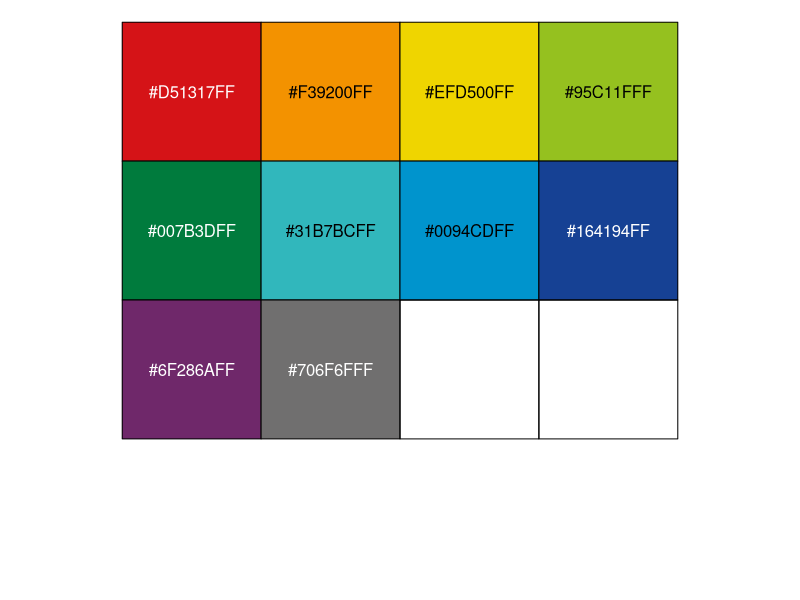
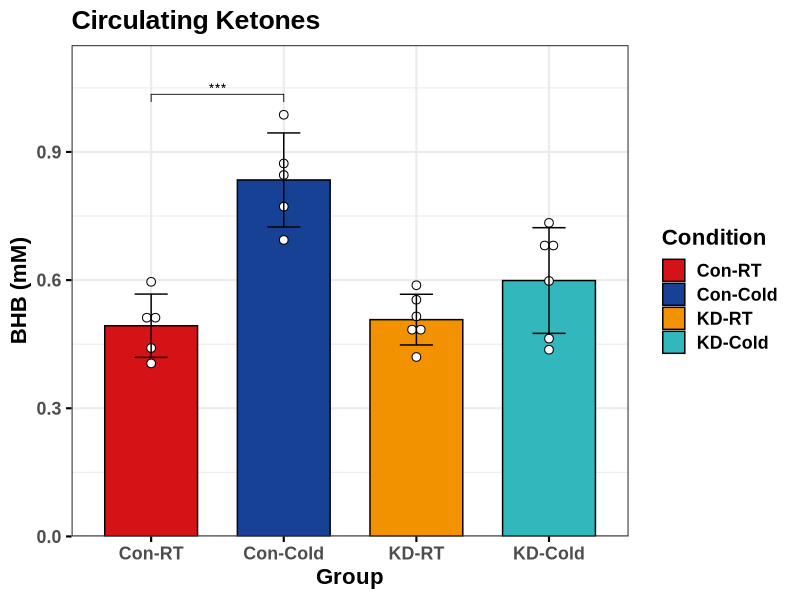
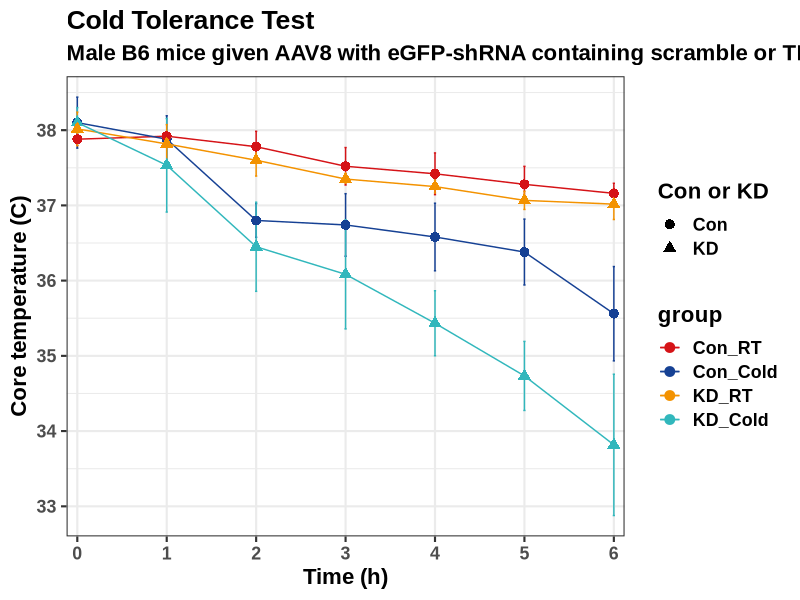
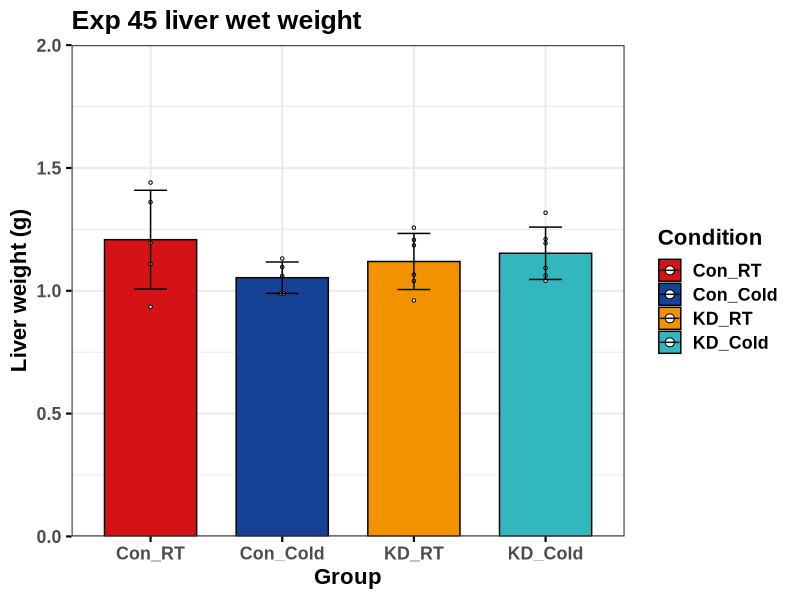
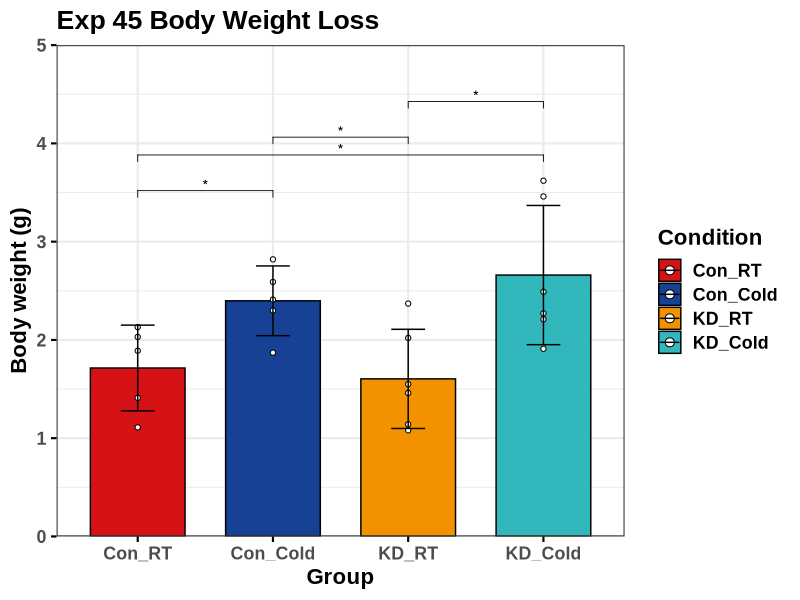
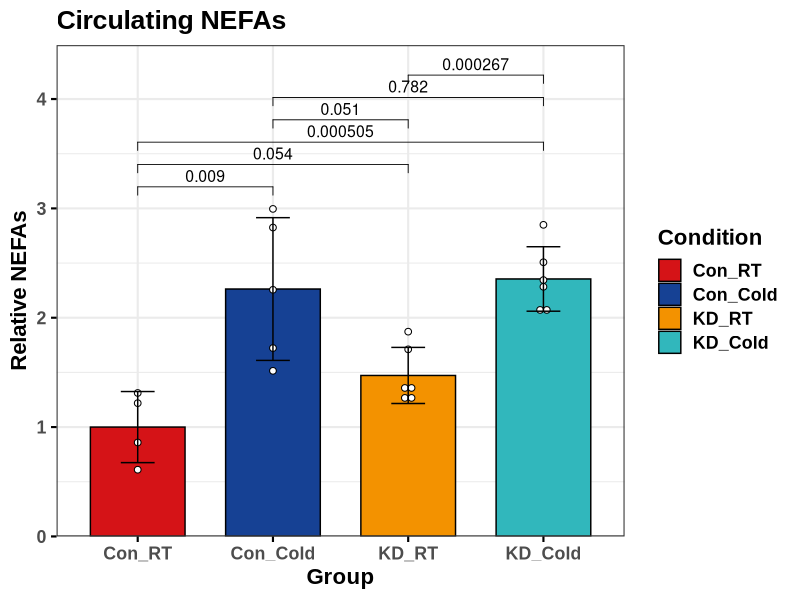
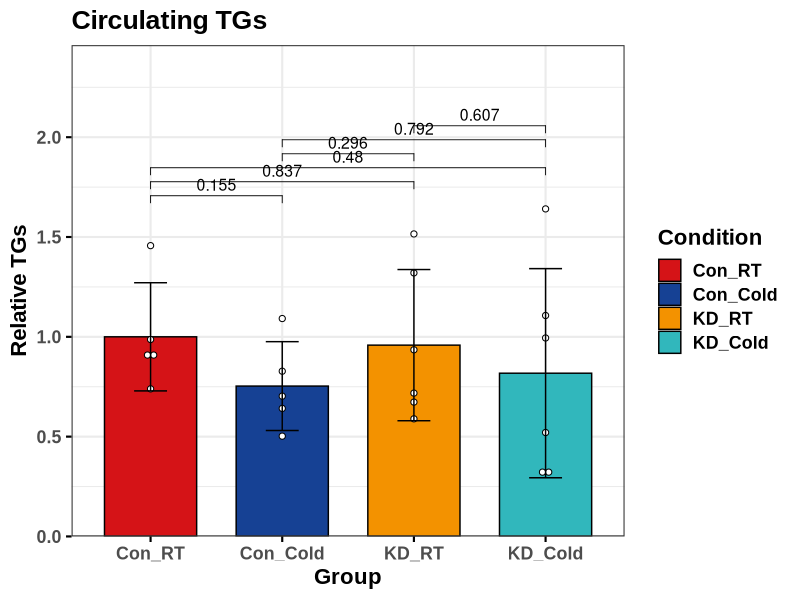
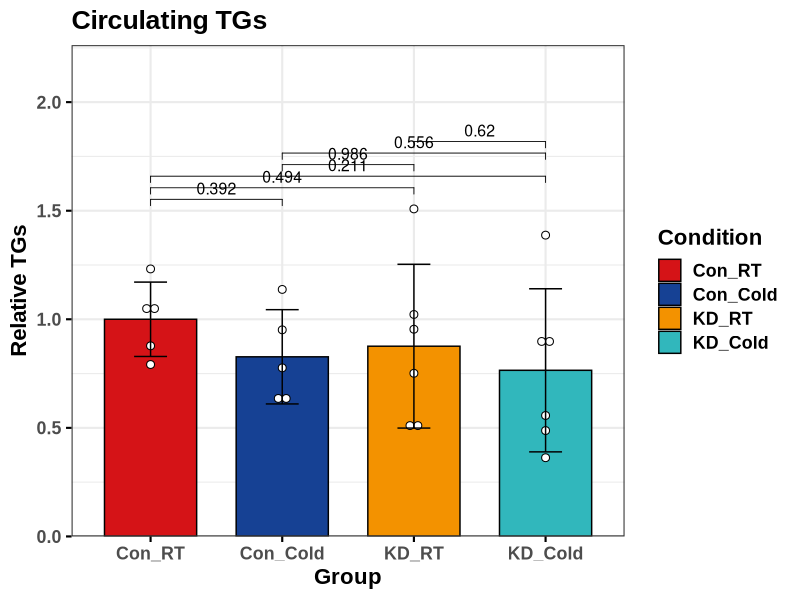

Reproduce these figures in R, in order.
## ---- chunk 1
if(!require(tidyverse)){install.packages("tidyverse")}
if(!require(readxl)){install.packages("readxl")}
if(!require(ggpubr)){install.packages("ggpubr")}
if(!require(RColorBrewer)){install.packages("RColorBrewer")}
if(!require(ggsci)){install.packages("ggsci")}
if(!require(scales)){install.packages("scales")}
if(!require(Cairo)){install.packages("Cairo")}
if(!require(rstatix)){install.packages("rstatix")}

show_col(pal_frontiers("default")(10))
pal_45 <- c("#D51317", "#164194", "#F39200FF", "#31B7BCFF")
## ---- chunk 2
mdat <- read_xlsx("data/Met_assays/2023_0321_Exp45_Ketone_final.xlsx", sheet = "Final")

mdat$Condition <- factor(mdat$Condition, levels = c("Con-RT", "Con-Cold",
                                                    "KD-RT", "KD-Cold")
                         )
mdat$Genotype <- gsub("-.*", "", mdat$Condition)

p0 <- ggbarplot(data = mdat, x = "Condition", y = "Conc_mM", fill = "Condition",
          add = c('mean_sd', 'dotplot'),
          add.params = list(width = 0.25,
                            binwidth = 0.05*min(mdat$Conc_mM,
                                               na.rm = T)
                            ),
          position = position_dodge(0.9)
          ) +
  scale_y_continuous(limits = c(0, 1.15), expand = c(0,0)
                     ) +
  theme_bw(base_size = 16, base_family = "Arial") +
  theme(text = element_text(colour = 'black', 
                                  family = "Arial", 
                                  size = 16, 
                                  face = "bold")
        )
                   

p1 <- ggpar(p0, palette = pal_45, title = "Circulating Ketones",
            ylab = "BHB (mM)", xlab = "Group") 

stat.test <- mdat |>
  na.omit() |>
  t_test(Conc_mM ~ Condition) |>
  adjust_pvalue(method = "none") |>
  add_significance("p")

stat.test$p.adj.signif <- stat.test$p.signif
stat.test <- stat.test |>
  na.omit() |>
  add_xy_position(fun = "max") 

p2 <- p1 + stat_pvalue_manual(step.increase = 0,
  stat.test, label = "p.signif", 
  tip.length = 0.02, size = 4,
  hide.ns = T)

CairoPDF(file = "output/Fig4/Fig4C_Exp45_ketone.pdf", height = 8, width = 8)
  print(p2)
dev.off()
## ---- chunk 3
mdat <- read_xlsx("data/Exp45/Exp_45_data.xlsx", sheet = "Sheet2")

temp <- mdat |> select(`Con or KD`, `Exp ID #`, RT_Cold, `T-0h`:`T-6h`)
temp <- temp |> 
  group_by(`Con or KD`, RT_Cold) |>
  pivot_longer(cols = starts_with("T"),
               names_to = "Time", 
               values_to = "Temp")

temp_sum <- temp |> 
  group_by(`Con or KD`, RT_Cold, Time) |>
  summarise(
    mean = mean(Temp, na.rm = T),
    sd = sd(Temp,na.rm = T)
  )
  
temp_sum$group <- paste0(temp_sum$`Con or KD`, "_", temp_sum$RT_Cold)
temp_sum$group <- factor(temp_sum$group, 
                         levels = c("Con_RT", "Con_Cold",
                                    "KD_RT", "KD_Cold"))

p0 <- temp_sum |> ggplot(aes(x=Time, y=mean, group=group, color=group, shape =`Con or KD`)) + 
  geom_errorbar(aes(ymin=mean-sd, ymax=mean+sd), width=.1, 
                position=position_dodge(0.00)) +
  geom_line() + geom_point(size = 3) +
  scale_color_manual(values = c("#D51317", "#164194", 
                                "#F39200FF", "#31B7BCFF")
                     ) +
  scale_x_discrete(labels = c("0", "1", "2", "3", "4", "5", "6"), expand = c(0.02, 0.0)) +
  xlab("Time (h)") +
  ylab("Core temperature (C)") +
  ggtitle("Cold Tolerance Test", 
          subtitle = "Male B6 mice given AAV8 with eGFP-shRNA containing scramble or TFEB target sequence.") +
  theme_bw(base_size = 16, base_family = "Arial") + 
  theme(text = element_text(face = "bold")
        )
  

CairoPDF(file = "output/Fig4/Fig4A_Exp45_CTT_wide.pdf", height = 8, width = 12)
  print(p0)
dev.off()

# Add significance in AI
temp_6h <- temp |> filter(Time == "T-2h")
temp_6h$`Con or KD` <- factor(temp_6h$`Con or KD`)
temp_6h$RT_Cold <- factor(temp_6h$RT_Cold)
names(temp_6h)[1] <- "Genotype"

summary(aov(temp_6h$Temp ~ temp_6h$Genotype*temp_6h$RT_Cold))

stat.test <- temp_6h |> group_by(Genotype) |>
  t_test(Temp ~ RT_Cold) 


stat.test2 <- temp_6h |> group_by(RT_Cold) |>
  t_test(Temp ~ Genotype) 

summary(aov(temp_6h$Temp ~ temp_6h$Genotype*temp_6h$RT_Cold))
## ---- chunk 4
mdat <- read_xlsx("data/Exp45/Exp_45_data.xlsx", sheet = "Sheet2")
temp <- mdat |> select(`Con or KD`, `Exp ID #`, RT_Cold, 
                       `Liver wet weight (g)`)

names(temp) <- c("Genotype", "ID", "Temp", "Liver")

temp <- temp |>
  pivot_longer(-c(Genotype, ID, Temp),
               names_to = "weight", 
               values_to = "g")

temp <- temp |> mutate(Condition = paste0(Genotype, "_", Temp))

temp$Condition <- factor(temp$Condition, levels = c("Con_RT", "Con_Cold",
                                                    "KD_RT", "KD_Cold")
                         )

p0 <- ggbarplot(data = temp, x = "Condition", y = "g", 
                fill = "Condition", color = "Condition",
          add = c('mean_sd', 'dotplot'),
          add.params = list(width = 0.25,
                            binwidth = 0.015*min(temp$g,
                                               na.rm = T)
                            ),
          position = position_dodge(0.9)
          ) +
  scale_y_continuous(limits = c(0, 2), expand = c(0,0)
                     ) +
  theme_bw(base_size = 16, base_family = "Arial") +
  theme(text = element_text(colour = 'black', 
                                  family = "Arial", 
                                  size = 16, 
                                  face = "bold")
        )
                   

p1 <- ggpar(p0, palette = pal_45, title = "Exp 45 liver wet weight",
            ylab = "Liver weight (g)", xlab = "Group") +
  scale_color_manual(values = c("black", "black", "black", "black"))

stat.test <- temp |>
  na.omit() |>
  t_test(g ~ Condition) |>
  adjust_pvalue(method = "none") |>
  add_significance("p")

stat.test$p.adj.signif <- stat.test$p.signif
stat.test <- stat.test |>
  na.omit() |>
  add_xy_position(fun = "max", "Condition") 

p2 <- p1 + stat_pvalue_manual(step.increase = 0,
  stat.test, label = "p.signif", 
  tip.length = 0.02, size = 4,
  hide.ns = T)

CairoPDF(file = "output/Fig4/SFig4A_Exp45_liver_weight.pdf", height = 8, width = 8)
  print(p2)
dev.off()
## ---- chunk 5
mdat1 <- mdat |> mutate(delta_weight = `initial weight (g)` - `final weight (g)`)

mdat1 <- mdat1 |> select(`Con or KD`, `Exp ID #`,
                         RT_Cold, delta_weight)

names(mdat1) <- c("Genotype", "ID", "Temp", "Change")

mdat2 <- mdat1 |>
  pivot_longer(-c(Genotype, ID, Temp),
               names_to = "weight", 
               values_to = "g")

mdat2 <- mdat2 |> mutate(Condition = paste0(Genotype, "_", Temp))

mdat2$Condition <- factor(mdat2$Condition, levels = c("Con_RT", "Con_Cold",
                                                    "KD_RT", "KD_Cold")
                         )

p0 <- ggbarplot(data = mdat2, x = "Condition", y = "g", 
                fill = "Condition", color = "Condition",
          add = c('mean_sd', 'dotplot'),
          add.params = list(width = 0.25,
                            binwidth = 0.05*min(mdat2$g,
                                               na.rm = T)
                            ),
          position = position_dodge(0.9)
          ) +
  scale_y_continuous(limits = c(0, 5), expand = c(0,0)
                     ) +
  theme_bw(base_size = 16, base_family = "Arial") +
  theme(text = element_text(colour = 'black', 
                                  family = "Arial", 
                                  size = 16, 
                                  face = "bold")
        )

p1 <- ggpar(p0, palette = pal_45, title = "Exp 45 Body Weight Loss",
            ylab = "Body weight (g)", xlab = "Group") +
  scale_color_manual(values = c("black", "black", "black", "black"))

stat.test <- mdat2 |>
  na.omit() |> 
  t_test(g ~ Condition) |>
  adjust_pvalue(method = "none") |>
  add_significance("p")

stat.test$p.adj.signif <- stat.test$p.signif
stat.test <- stat.test |>
  na.omit() |>
  add_xy_position(fun = "mean_sd", "Condition") 

p2 <- p1 + stat_pvalue_manual(step.increase = 0,
  stat.test, label = "p.signif", 
  tip.length = 0.02, size = 4,
  hide.ns = T)

CairoPDF(file = "output/Fig4/SFig4A_Exp45_BW_change.pdf", height = 8, width = 8)
  print(p2)
dev.off()
## ---- chunk 6
mdat <- read_xlsx("data/Met_assays/2023_0330_Exp45_NEFA_plasma.xlsx", sheet = "Final")

mdat$Condition <- paste0(mdat$Genotype, "_", mdat$Temp)
mdat$Condition <- factor(mdat$Condition, levels = c("Con_RT", "Con_Cold",
                                                    "KD_RT", "KD_Cold")
                         )
mdat <- mdat |> filter(!Sample == 1)
mdat <- mdat |>
  mutate(rel_amt = Alternative_average/mean(Alternative_average[Condition == "Con_RT"])
         )

p0 <- ggbarplot(data = mdat, x = "Condition", y = "rel_amt", fill = "Condition",
          add = c('mean_sd', 'dotplot'),
          add.params = list(width = 0.25,
                            binwidth = 0.10*min(mdat$rel_amt,
                                               na.rm = T)
                            ),
          position = position_dodge(0.8)
          ) +
  scale_y_continuous(limits = c(0, 1.50*max(mdat$rel_amt)),
                     expand = c(0,0)
                     ) +
  theme_bw(base_size = 16, base_family = "Arial") +
  theme(text = element_text(colour = 'black', 
                                  family = "Arial", 
                                  size = 16, 
                                  face = "bold")
        )
                   

p1 <- ggpar(p0, palette = pal_45, title = "Circulating NEFAs",
            ylab = "Relative NEFAs", xlab = "Group") 

stat.test <- mdat |>
  na.omit() |>
  t_test(rel_amt ~ Condition) |>
  adjust_pvalue(method = "none") |>
  add_significance("p")

stat.test$p.adj.signif <- stat.test$p.signif
stat.test <- stat.test |>
  na.omit() |>
  add_xy_position(fun = "max") 

p2 <- p1 + stat_pvalue_manual(step.increase = -0.01,
  stat.test, label = "p", 
  tip.length = 0.02, size = 4,
  hide.ns = F)

CairoPDF(file = "output/Fig4/Fig4E_Exp45_NEFA.pdf", height = 8, width = 8)
  print(p2)
dev.off()
## ---- chunk 7
mdat <- read_xlsx("data/Met_assays/2023_0330_Exp45_TG_plasma.xlsx", sheet = "Final")

mdat$Condition <- paste0(mdat$Genotype, "_", mdat$Temp)
mdat$Condition <- factor(mdat$Condition, levels = c("Con_RT", "Con_Cold",
                                                    "KD_RT", "KD_Cold")
                         )
mdat <- mdat |>
  mutate(rel_amt = average_mg_uL/mean(average_mg_uL[Condition == "Con_RT"])
         )

p0 <- ggbarplot(data = mdat, x = "Condition", y = "rel_amt", fill = "Condition",
          add = c('mean_sd', 'dotplot'),
          add.params = list(width = 0.25,
                            binwidth = 0.10*min(mdat$rel_amt,
                                               na.rm = T)
                            ),
          position = position_dodge(0.8)
          ) +
  scale_y_continuous(limits = c(0, 1.50*max(mdat$rel_amt)),
                     expand = c(0,0)
                     ) +
  theme_bw(base_size = 16, base_family = "Arial") +
  theme(text = element_text(colour = 'black', 
                                  family = "Arial", 
                                  size = 16, 
                                  face = "bold")
        )
                   

p1 <- ggpar(p0, palette = pal_45, title = "Circulating TGs",
            ylab = "Relative TGs", xlab = "Group") 

stat.test <- mdat |>
  na.omit() |>
  t_test(rel_amt ~ Condition) |>
  adjust_pvalue(method = "none") |>
  add_significance("p")

stat.test$p.adj.signif <- stat.test$p.signif
stat.test <- stat.test |>
  na.omit() |>
  add_xy_position(fun = "max") 

p2 <- p1 + stat_pvalue_manual(step.increase = -0.005,
  stat.test, label = "p", 
  tip.length = 0.02, size = 4,
  hide.ns = F)

CairoPDF(file = "output/Fig4/Fig4E_Exp45_TG.pdf", height = 8, width = 8)
  print(p2)
dev.off()
## ---- chunk 8
mdat <- read_xlsx("data/Met_assays/2023_0420_Exp45_TG_plasma.xlsx", sheet = "R_FINAL")

mdat$Condition <- paste0(mdat$Con_KD, "_", mdat$Temp)
mdat$Condition <- factor(mdat$Condition, levels = c("Con_RT", "Con_Cold",
                                                    "KD_RT", "KD_Cold")
                         )
mdat <- mdat |>
  mutate(rel_amt = mg_dL/mean(mg_dL[Condition == "Con_RT"])
         )

p0 <- ggbarplot(data = mdat, x = "Condition", y = "rel_amt", fill = "Condition",
          add = c('mean_sd', 'dotplot'),
          add.params = list(width = 0.25,
                            binwidth = 0.10*min(mdat$rel_amt,
                                               na.rm = T)
                            ),
          position = position_dodge(0.8)
          ) +
  scale_y_continuous(limits = c(0, 1.50*max(mdat$rel_amt)),
                     expand = c(0,0)
                     ) +
  theme_bw(base_size = 16, base_family = "Arial") +
  theme(text = element_text(colour = 'black', 
                                  family = "Arial", 
                                  size = 16, 
                                  face = "bold")
        )
                   

p1 <- ggpar(p0, palette = pal_45, title = "Circulating TGs",
            ylab = "Relative TGs", xlab = "Group") 

stat.test <- mdat |>
  na.omit() |>
  t_test(rel_amt ~ Condition) |>
  adjust_pvalue(method = "none") |>
  add_significance("p")

stat.test$p.adj.signif <- stat.test$p.signif
stat.test <- stat.test |>
  na.omit() |>
  add_xy_position(fun = "max") 

p2 <- p1 + stat_pvalue_manual(step.increase = 0,
  stat.test, label = "p", 
  tip.length = 0.02, size = 4,
  hide.ns = F)

CairoPDF(file = "output/Fig4/SFig4B_Exp45_TG.pdf", height = 8, width = 8)
  print(p2)
dev.off()
## ---- chunk 9
mdat <- read_xlsx("data/Met_assays/2023_0331_Exp45_cholesterol_plasma.xlsx", sheet = "Final")

mdat$Condition <- paste0(mdat$Genotype, "_", mdat$Temp)
mdat$Condition <- factor(mdat$Condition, levels = c("Con_RT", "Con_Cold",
                                                    "KD_RT", "KD_Cold")
                         )
mdat <- mdat |>
  mutate(rel_amt = Conc_ug_mL/mean(Conc_ug_mL[Condition == "Con_RT"])
         )

p0 <- ggbarplot(data = mdat, x = "Condition", y = "rel_amt", fill = "Condition",
          add = c('mean_sd', 'dotplot'),
          add.params = list(width = 0.25,
                            binwidth = 0.10*min(mdat$rel_amt,
                                               na.rm = T)
                            ),
          position = position_dodge(0.8)
          ) +
  scale_y_continuous(limits = c(0, 1.50*max(mdat$rel_amt)),
                     expand = c(0,0)
                     ) +
  theme_bw(base_size = 16, base_family = "Arial") +
  theme(text = element_text(colour = 'black', 
                                  family = "Arial", 
                                  size = 16, 
                                  face = "bold")
        )
                   

p1 <- ggpar(p0, palette = pal_45, title = "Circulating cholesterol",
            ylab = "Relative abundance", xlab = "Group") 

stat.test <- mdat |>
  na.omit() |>
  t_test(rel_amt ~ Condition) |>
  adjust_pvalue(method = "none") |>
  add_significance("p")

stat.test$p.adj.signif <- stat.test$p.signif
stat.test <- stat.test |>
  na.omit() |>
  add_xy_position(fun = "max") 

p2 <- p1 + stat_pvalue_manual(step.increase = -0.005,
  stat.test, label = "p", 
  tip.length = 0.02, size = 4,
  hide.ns = F)

CairoPDF(file = "output/Fig4/Fig4E_Exp45_Chol.pdf", height = 8, width = 8)
  print(p2)
dev.off()
